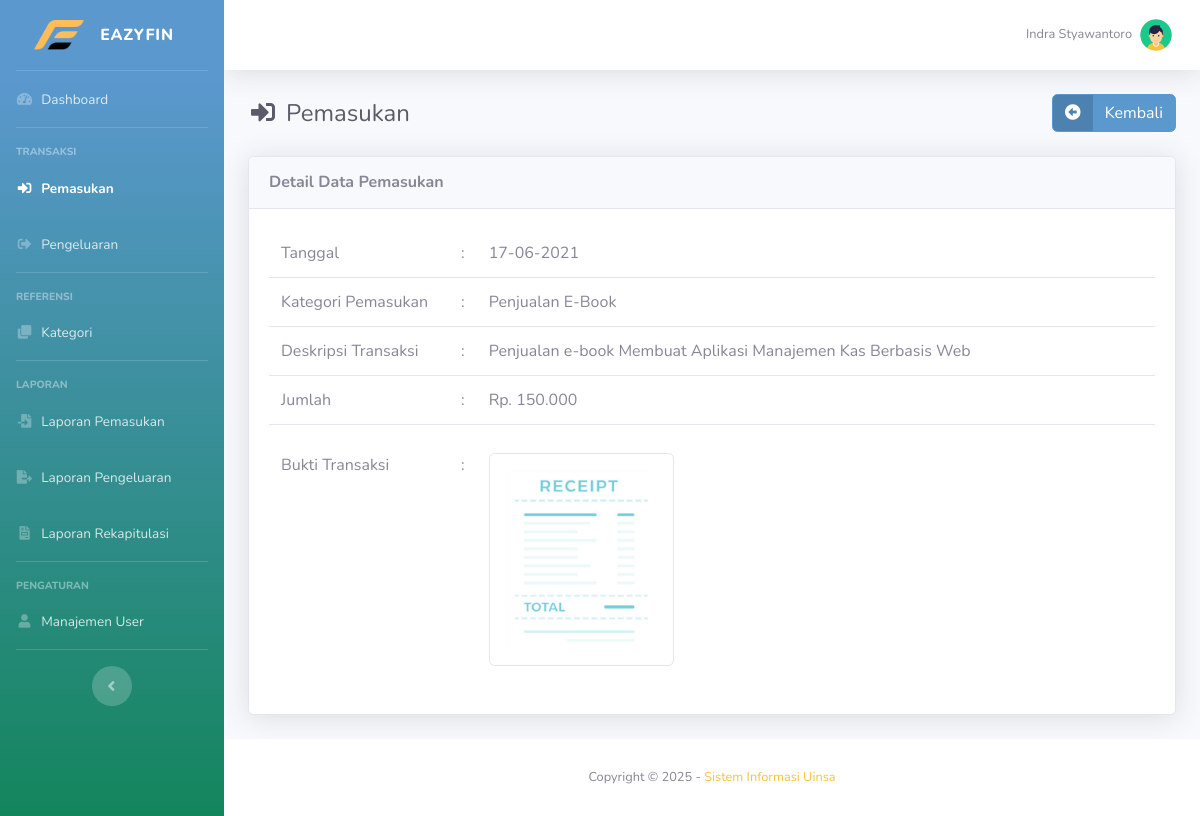
The app's page /main.php?module=tampil_detail_pemasukan&id=20 (signed in) with its own data.
### tables this page shows
CREATE TABLE `tbl_transaksi` (
  `id_transaksi` bigint(20) NOT NULL,
  `tanggal` date NOT NULL,
  `kategori` int(11) NOT NULL,
  `deskripsi` varchar(255) NOT NULL,
  `pemasukan` int(11) DEFAULT NULL,
  `pengeluaran` int(11) DEFAULT NULL,
  `bukti_transaksi` varchar(100) DEFAULT NULL
);

CREATE TABLE `tbl_kategori` (
  `id_kategori` int(11) NOT NULL,
  `nama_kategori` varchar(100) NOT NULL,
  `tipe` enum('Pemasukan','Pengeluaran') NOT NULL
);

### modules/pemasukan/tampil_detail.php (the view)
<?php
if (basename($_SERVER['PHP_SELF']) === basename(__FILE__)) {
  header('location: 404.html');
}
else {
  if (isset($_GET['id'])) {
    $id_transaksi = $_GET['id'];
    $query = mysqli_query($mysqli, "SELECT a.id_transaksi, a.tanggal, a.kategori, a.deskripsi, a.pemasukan, a.bukti_transaksi, b.nama_kategori
                                    FROM tbl_transaksi as a INNER JOIN tbl_kategori as b ON a.kategori=b.id_kategori
                                    WHERE a.id_transaksi='$id_transaksi'")
                                    or die('Ada kesalahan pada query tampil data : ' . mysqli_error($mysqli));
    $data = mysqli_fetch_assoc($query);
  }
?>
  <div class="container-fluid">
    <div class="d-sm-flex align-items-center justify-content-between mb-4">
      <h1 class="h4 mb-sm-0 text-gray-800"><i class="fas fa-sign-in-alt fa-fw mr-2"></i>Pemasukan</h1>
      <a href="?module=pemasukan" class="btn btn-success btn-icon-split">
        <span class="icon"><i class="fas fa-arrow-alt-circle-left"></i></span>
        <span class="text">Kembali</span>
      </a>
    </div>
    <div class="card shadow mb-4">
      <div class="card-header py-3">
        <h6 class="m-0 font-weight-bold">Detail Data Pemasukan</h6>
      </div>
      <div class="card-body">
        <table class="table">
          <tr>
            <td class="table-detail-border-top" width="180">Tanggal</td>
            <td class="table-detail-border-top" width="10">:</td>
            <td class="table-detail-border-top"><?php echo date('d-m-Y', strtotime($data['tanggal'])); ?></td>
          </tr>
          <tr>
            <td>Kategori Pemasukan</td>
            <td>:</td>
            <td><?php echo $data['nama_kategori']; ?></td>
          </tr>
          <tr>
            <td>Deskripsi Transaksi</td>
            <td>:</td>
            <td><?php echo $data['deskripsi']; ?></td>
          </tr>
          <tr>
            <td class="table-detail-border-bottom">Jumlah</td>
            <td class="table-detail-border-bottom">:</td>
            <td class="table-detail-border-bottom">Rp. <?php echo number_format($data['pemasukan'], 0, '', '.'); ?></td>
          </tr>
        </table>
        <table class="table">
          <tr>
            <td class="table-detail-border-top" width="180">Bukti Transaksi</td>
            <td class="table-detail-border-top" width="10">:</td>
            <td class="table-detail-border-top">
              <div class="col-lg-7 pl-0">
                <?php
                if (is_null($data['bukti_transaksi'])) { ?>
                  <img src="images/no_image.png" class="col-lg-6 py-3 border rounded" alt="Bukti Transaksi">
                <?php
                }
                else { ?>
                  <img src="images/pemasukan/<?php echo $data['bukti_transaksi']; ?>" class="col-lg-6 py-3 border rounded" alt="Bukti Transaksi">
                <?php } ?>
              </div>
            </td>
          </tr>
        </table>
      </div>
    </div>
  </div>
<?php } ?>

### assets/css/style.css (style rules this page uses)
.table-detail-border-top { border-top: 0 !important; }
.table-detail-border-bottom { border-bottom: 1px solid #e3e6f0; }

### records on screen
tbl_transaksi: tanggal "17-06-2021", tbl_kategori.nama_kategori "Penjualan E-Book", deskripsi "Penjualan e-book Membuat Aplikasi Manajemen Kas Berbasis Web", pemasukan "150.000", bukti_transaksi (picture)

### other values on screen
$_SESSION['nama_user'] "Indra Styawantoro"
